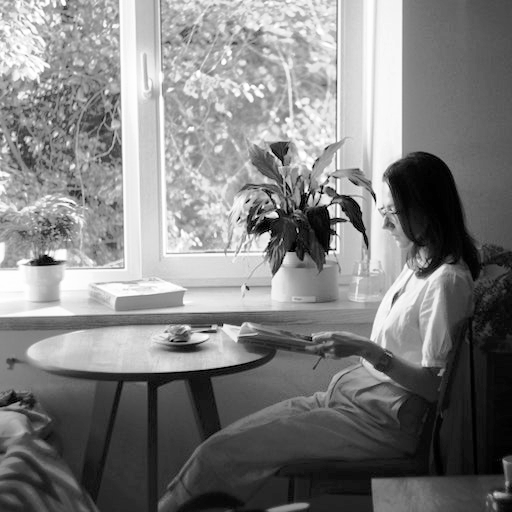
#> input picture 1/test_cases/test_cases/01_high.png, 512 x 512 px
$ python 11795377.py
#> lines starting #> are read from the running program, lines starting #| are printed output that depends on the picture; after the words box and inside, x2 and y2 are one past the last pixel; in counts of white or black regions, pixels touching at a corner belong together
'''
Name: Gabriel Vicente Rodrigues
NUSP: 11795377
Course: Image Processing and Analysis (2023)
Year: 2023
Semester: 1
Title: Assigment 4
'''

import numpy as np
import imageio.v3 as iio
import matplotlib.pyplot as plt

# utils

def printPoints(points: list):
    printStrings = []
    for point in points:
        printStrings.append("({} {})".format(point[0], point[1]))

    print(' '.join(printStrings))


def fillFlood(image: np.ndarray, initialPoint: tuple, c: int):
    M, N = image.shape

    #vector that holds points to be looked
    pointsToView = [initialPoint]

    #vector that holds points of the region
    pointsInRegion = []

    color = image[initialPoint[0], initialPoint[1]]

    while(len(pointsToView) > 0):

        actualPoint = pointsToView.pop()

        # this test is important for points that are reoeted in the pointsToView array
        # ex: [(4, 4), (4, 5), (4, 5)]
        if(image[actualPoint[0], actualPoint[1]] != color):
            continue

        image[actualPoint[0], actualPoint[1]] = (color + 1)%2

        pointsInRegion.append(actualPoint)

        if(actualPoint[0] + 1 < M and image[actualPoint[0] + 1, actualPoint[1]] == color):
            pointsToView.append((actualPoint[0] + 1, actualPoint[1]))


        if(actualPoint[0] - 1 >=0 and image[actualPoint[0] - 1, actualPoint[1]] == color):
            pointsToView.append((actualPoint[0] - 1, actualPoint[1]))


        if(actualPoint[1] + 1 < N and image[actualPoint[0], actualPoint[1] + 1] == color):
            pointsToView.append((actualPoint[0], actualPoint[1] + 1))


        if(actualPoint[1] - 1 >=0 and image[actualPoint[0], actualPoint[1] - 1] == color):
            pointsToView.append((actualPoint[0], actualPoint[1] - 1))


        if c == 8:
            if(actualPoint[0] + 1 < M and actualPoint[1] + 1 < N and image[actualPoint[0] + 1, actualPoint[1] + 1] == color):
                pointsToView.append((actualPoint[0] + 1, actualPoint[1] + 1))

            if(actualPoint[0] - 1 >=0 and actualPoint[1] -1 >= 0 and image[actualPoint[0] - 1, actualPoint[1] - 1] == color):
                pointsToView.append((actualPoint[0] - 1, actualPoint[1] - 1))


            if(actualPoint[1] + 1 < N and actualPoint[0] - 1 >= 0 and image[actualPoint[0] - 1, actualPoint[1] + 1] == color):
                pointsToView.append((actualPoint[0] - 1, actualPoint[1] + 1))


            if(actualPoint[1] - 1 >=0 and actualPoint[0] + 1 < M and image[actualPoint[0] + 1, actualPoint[1] - 1] == color):
                pointsToView.append((actualPoint[0] + 1, actualPoint[1] - 1))


    return pointsInRegion


# Reading Inputs

inputImageName = str(input()).replace('\r', '')
#> the answer given: ../1/test_cases/test_cases/01_high.png
coordinateX = int(input())
#> the answer given: 3
coordinateY = int(input())
#> the answer given: 3
connectivity = int(input())
#> the answer given: 3

image = (iio.imread(inputImageName) > 127).astype(np.uint8)
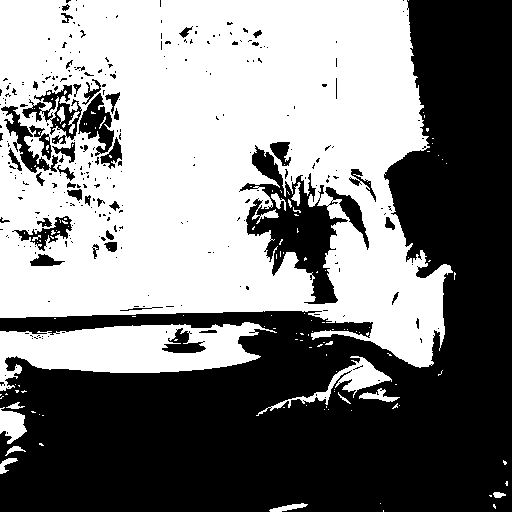
#> image: shape (512, 512); values 0 (black) and 1 (white), 50.3% white; 308 black regions (263 under 20 px), largest, box (x1, y1, x2, y2) and area: (0, 0, 512, 512) 114807, (239, 145, 369, 304) 6814, (22, 85, 82, 144) 1156

points = fillFlood(image, (coordinateX, coordinateY), connectivity)
#> in fillFlood, `color = image[initialPoint[0], initialPoint[1]]`: color = 1
#> after the loop in fillFlood, `while(len(pointsToView) > 0):`:
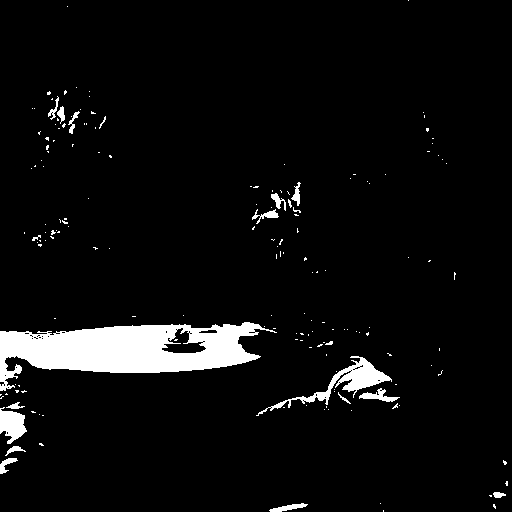
#> image: shape (512, 512); values 0 (black) and 1 (white), 5.3% white; 169 white regions (150 under 20 px), largest, box (x1, y1, x2, y2) and area: (0, 322, 277, 391) 9941, (256, 356, 392, 416) 1422, (0, 407, 27, 444) 625
#> after the loop in fillFlood, `while(len(pointsToView) > 0):`: pointsInRegion = 117815 items; pointsToView = []
#> points = 117815 items


points.sort()

printPoints(points)
#> the loop in printPoints, `for point in points:` made 117815 passes
#> point on passes 1 to 3: (0, 0), (0, 1), (0, 2)
#> (printed output is left out)

$ run again, on 1/test_cases/test_cases/03_high.png
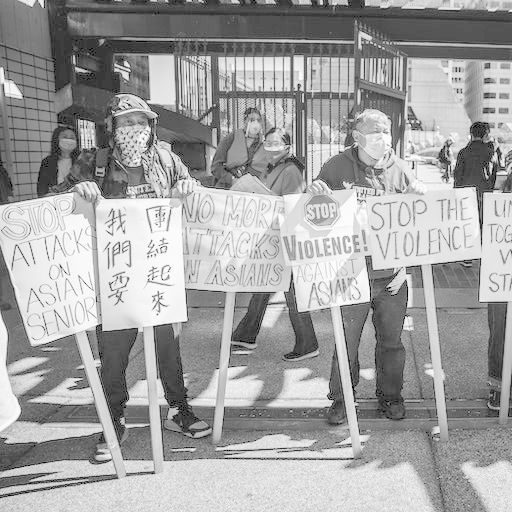
#> input picture 1/test_cases/test_cases/03_high.png, 512 x 512 px
#> `image = (iio.imread(inputImageName) > 127).astype(np.uint8)`:
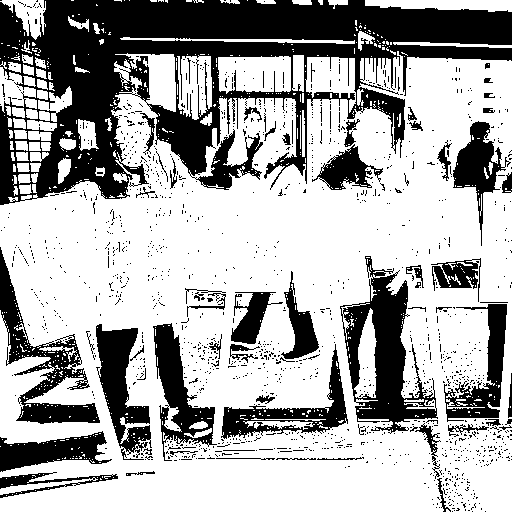
#> image: shape (512, 512); values 0 (black) and 1 (white), 67.1% white; 1429 black regions (1364 under 20 px), largest, box (x1, y1, x2, y2) and area: (0, 0, 512, 205) 45022, (340, 256, 438, 434) 6710, (0, 247, 100, 424) 4562
#> color = 1
#> after the loop in fillFlood, `while(len(pointsToView) > 0):`:
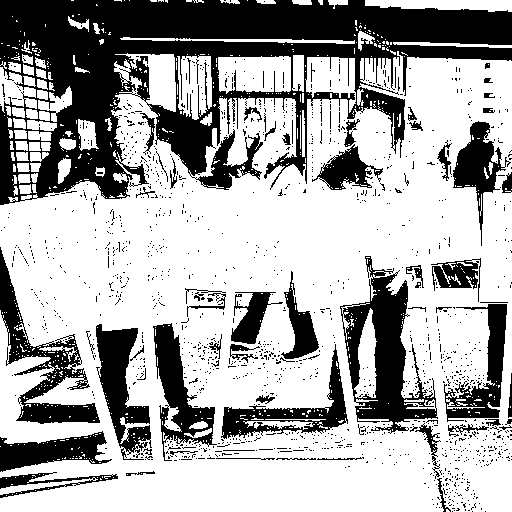
#> image: shape (512, 512); values 0 (black) and 1 (white), 66.8% white; 1416 black regions (1351 under 20 px), largest, box (x1, y1, x2, y2) and area: (0, 0, 512, 205) 45956, (340, 256, 438, 434) 6710, (0, 247, 100, 424) 4562
#> after the loop in fillFlood, `while(len(pointsToView) > 0):`: pointsInRegion = 886 pairs, first value 0 to 39, second value 0 to 45; pointsToView = []
#> points has the same summary as pointsInRegion in fillFlood
#> the loop in printPoints, `for point in points:` made 886 passes
#> point on passes 1 to 3: (0, 2), (0, 3), (0, 4)
#> after the loop in printPoints, `for point in points:`: printStrings = 886 items, first 6: '(0 2)', '(0 3)', '(0 4)', '(0 5)', '(0 6)', '(0 7)'
#> (printed output is left out)
